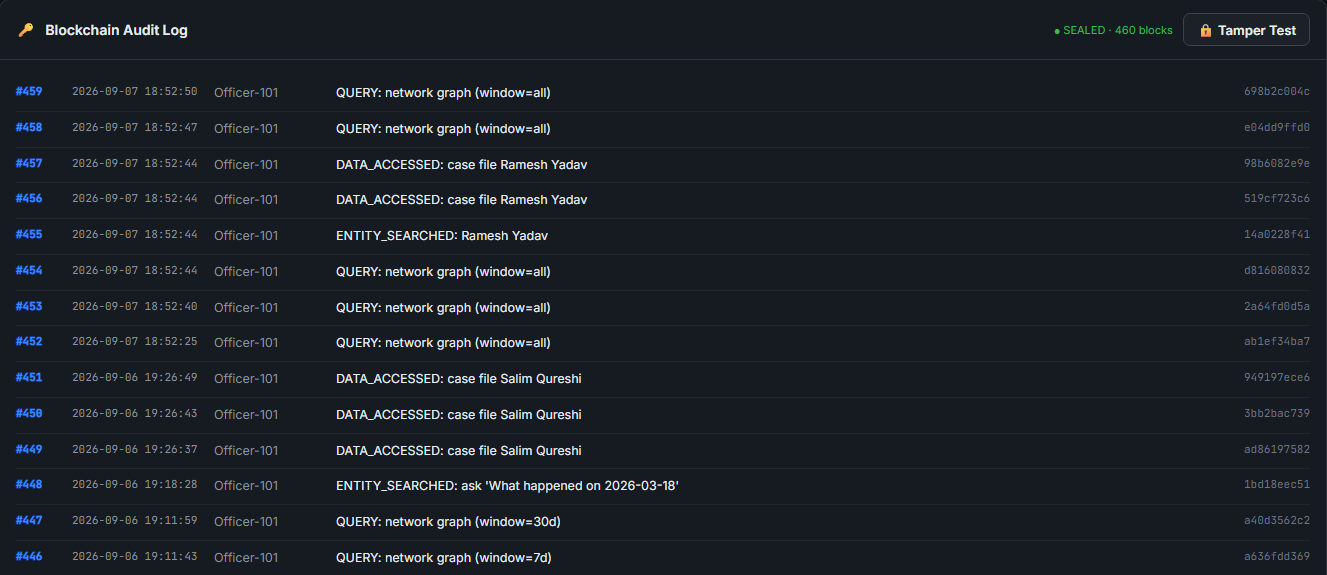
#> input picture ppt/deck_src/shots/audit_panel.png, 1327 x 575 px, given in place of board_full.png, which was not available
$ python crop.py
#> lines starting #> are read from the running program, lines starting #| are printed output that depends on the picture; pictures that were not available may be replaced by others from this repository, and a replacement may not be noted
from PIL import Image
import os
D = os.path.join(os.path.dirname(os.path.abspath(__file__)), "shots")
def crop(src, box, out):
#> called with src = 'board_full.png', box = (0, 52, 1920, 1080), out = 'board_hero.png'
    im = Image.open(os.path.join(D, src)).crop(box)
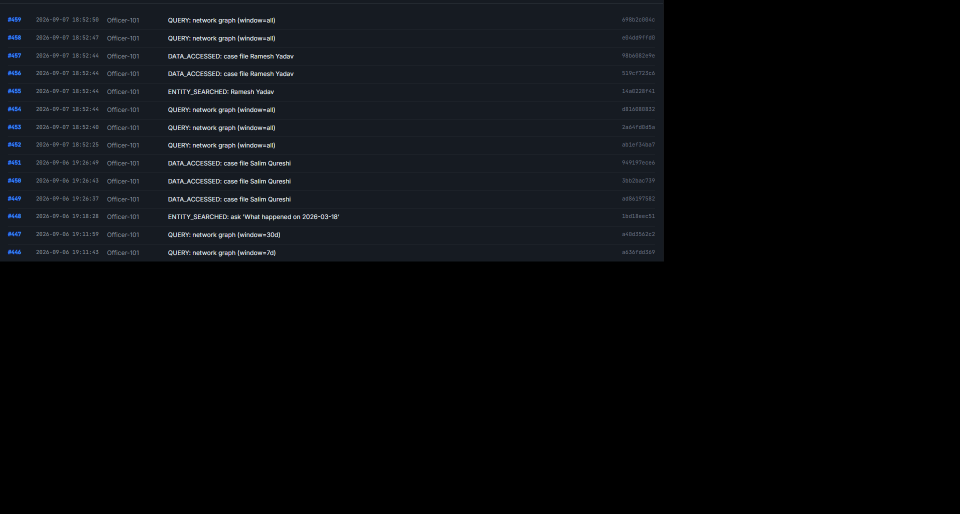
#> im: PIL image 1920x1028 RGB (shown at 1/2 size); mean R, G, B 9.5, 11.4, 14
    im.save(os.path.join(D, out)); print(out, im.size)
#| board_hero.png (1920, 1028)
crop("board_full.png", (0, 52, 1920, 1080), "board_hero.png")
crop("leads.png", (255, 190, 1582, 492), "leads_card.png")
#> call 2 of crop, with src = 'leads.png', box = (255, 190, 1582, 492), out = 'leads_card.png'
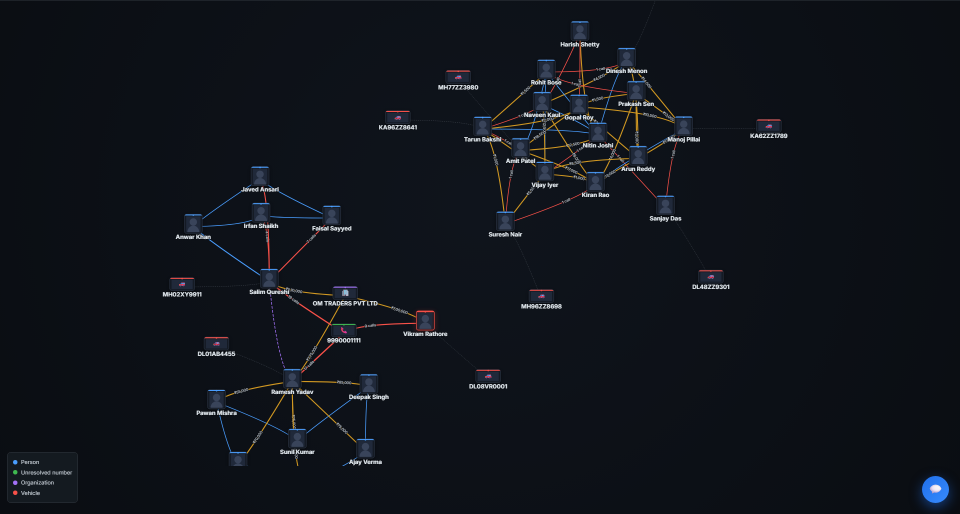
#> input picture ppt/deck_src/shots/board_hero.png, 1920 x 1028 px, given in place of leads.png, which was not available (shown at 1/2 size)
#> in crop (call 2), `im = Image.open(os.path.join(D, src)).crop(box)`:
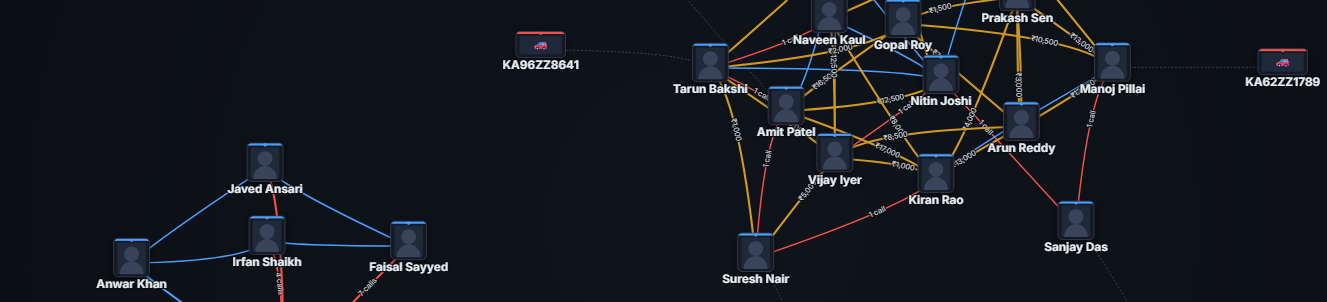
#> im: PIL image 1327x302 RGB; mean R, G, B 21.2, 25.2, 32.2
#| leads_card.png (1327, 302)
crop("casefile.png", (1242, 176, 1584, 868), "casefile_panel.png")
#> call 3 of crop, with src = 'casefile.png', box = (1242, 176, 1584, 868), out = 'casefile_panel.png'
#> in crop (call 3), `im = Image.open(os.path.join(D, src)).crop(box)`:
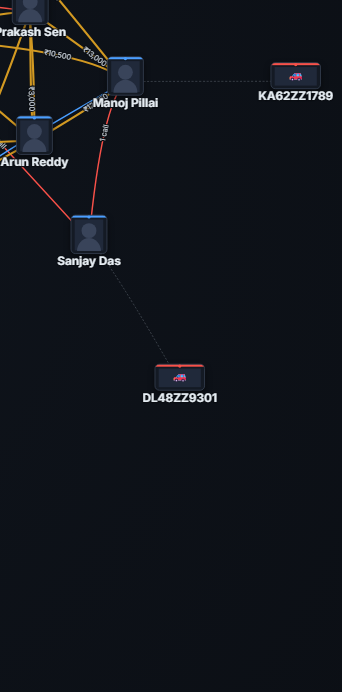
#> im: PIL image 342x692 RGB; mean R, G, B 16.9, 20.7, 27.2
#| casefile_panel.png (342, 692)
crop("audit.png", (255, 125, 1582, 700), "audit_panel.png")
#> (the run stopped early here; a loop or call above may not have finished)
